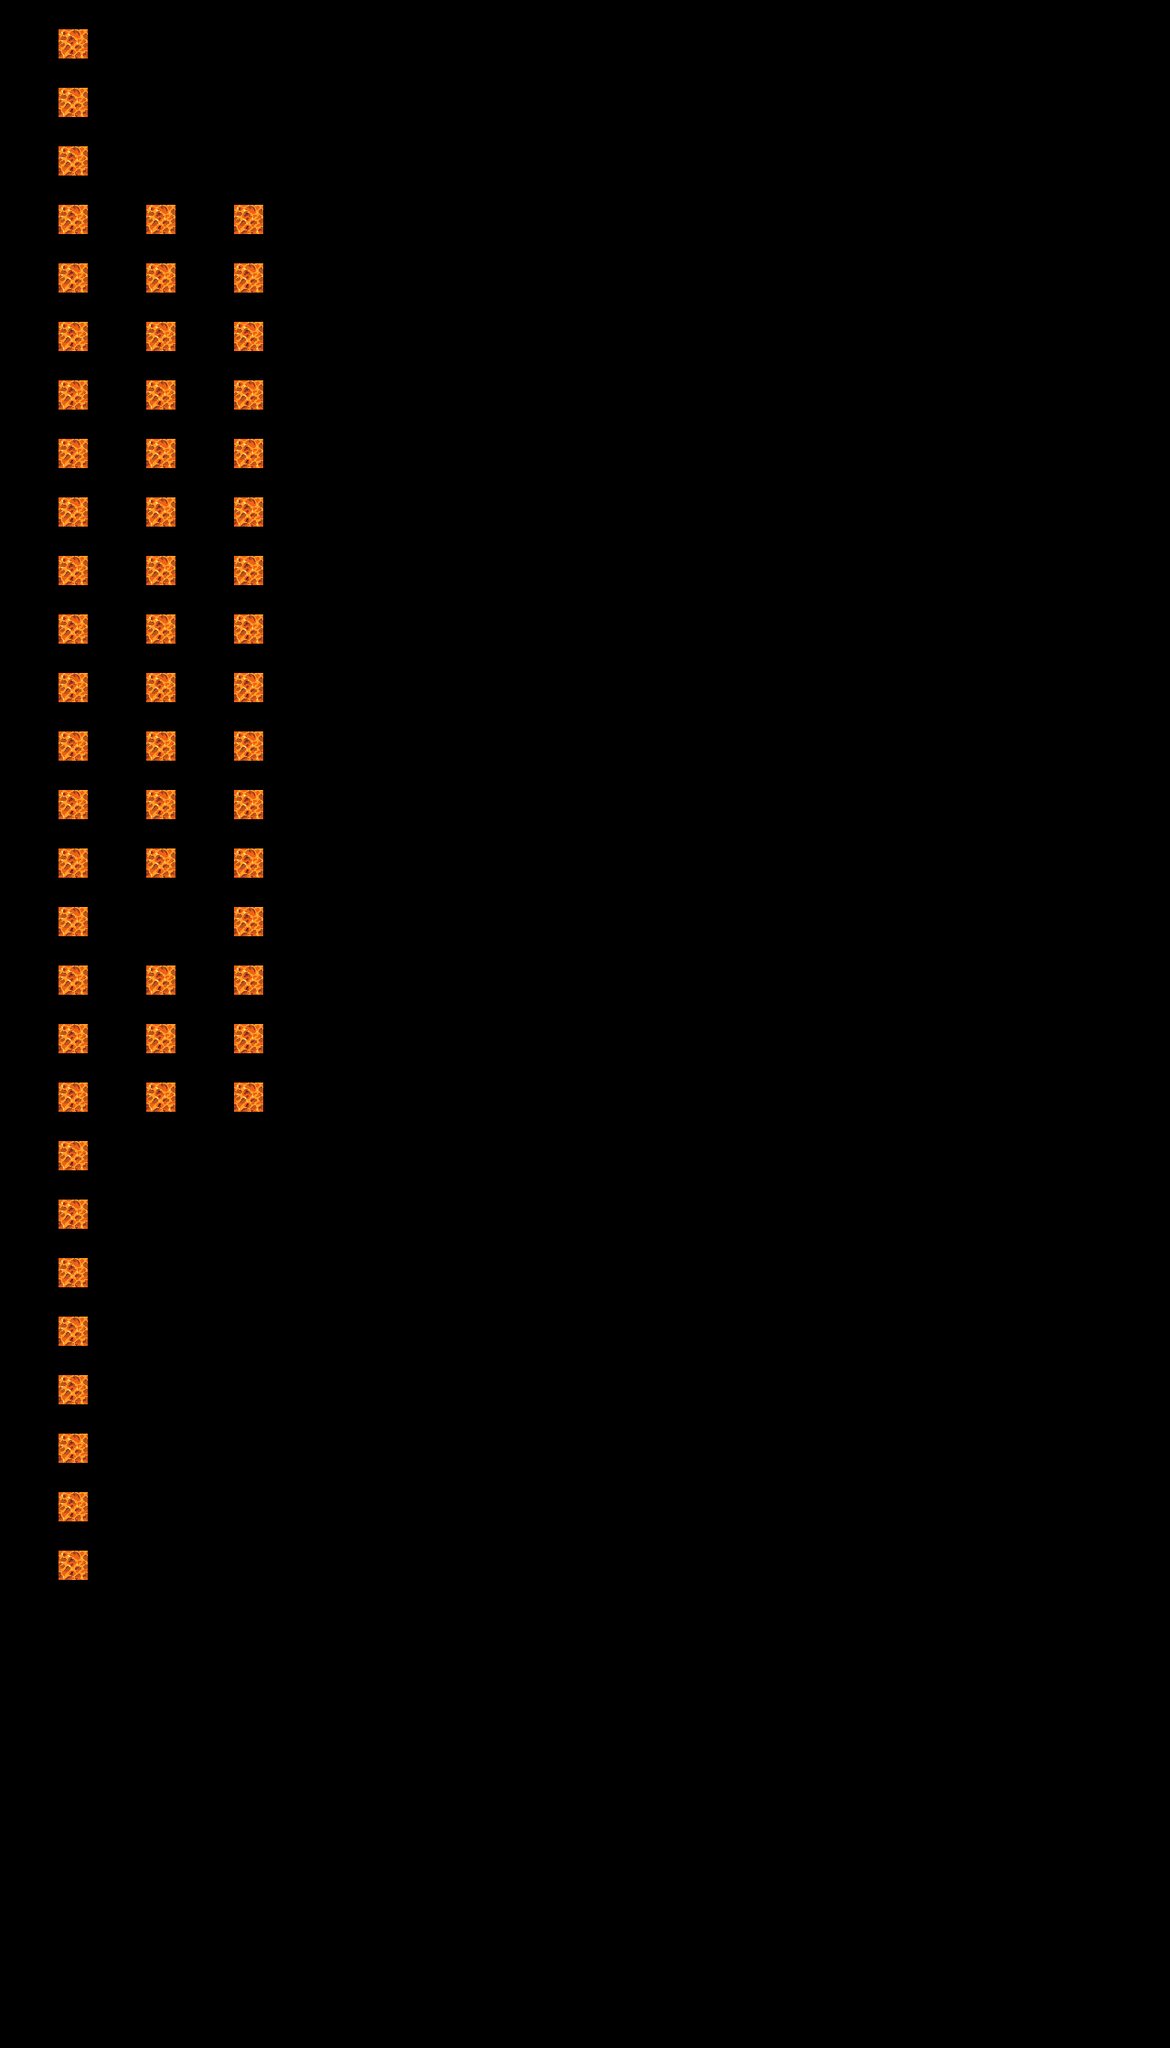

A 2D game scene composited from a Tiled map and its tileset images. What follows is a short description and the map's XML, with each tile layer's data collapsed to a summary:
An orthogonal 40x70 tile map with 32x32 px tiles, 2 tile layers (input_lava passage, output_lava passage revealing).

<map version="1.9" tiledversion="1.9.2" orientation="orthogonal" renderorder="right-down" width="40" height="70" tilewidth="32" tileheight="32" infinite="0" nextlayerid="3" nextobjectid="1">
 <tileset firstgid="1" source="../Tilesets/lava passage standard.tsx" />
 <layer id="1" name="input_lava passage" width="40" height="70">
  <data>[2800 cells, 58 non-empty, 58 distinct tile ids]</data>
 </layer>
 <layer id="2" name="output_lava passage revealing" width="40" height="70">
  <data>[2800 cells, 58 non-empty, 17 distinct tile ids]</data>
 </layer>
</map>
